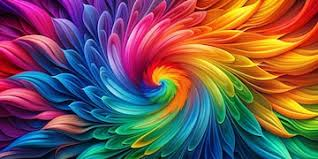
#> input picture images/colourimg.jpg, 318 x 159 px
$ python gridwithimage.py
#> lines starting #> are read from the running program, lines starting #| are printed output that depends on the picture
import cv2
import matplotlib.pyplot as plt

# Load image
img = cv2.imread("images/colourimg.jpg")
#> img is the input picture: shape (159, 318, 3); mean B, G, R 85.4, 86.6, 116.8

if img is None:
    print("Error: Could not load image")
    exit(1)
# Convert BGR to RGB for display
img_rgb = cv2.cvtColor(img, cv2.COLOR_BGR2RGB)

# Split channels (OpenCV uses BGR)
b, g, r = cv2.split(img)
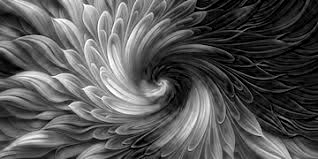
#> b: shape (159, 318); min 0, max 255, mean 85.4
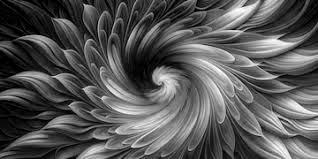
#> g: shape (159, 318); min 0, max 255, mean 86.6
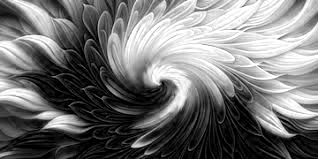
#> r: shape (159, 318); min 0, max 255, mean 116.8

# Create 2x2 grid
fig, axs = plt.subplots(2, 2, figsize=(10, 8))

# Original image
axs[0, 0].imshow(img_rgb)
axs[0, 0].set_title("Original - YOUR NAME")
axs[0, 0].axis("off")

# Red channel
axs[0, 1].imshow(r, cmap="gray")
axs[0, 1].set_title("Red Channel")
axs[0, 1].axis("off")

# Green channel
axs[1, 0].imshow(g, cmap="gray")
axs[1, 0].set_title("Green Channel")
axs[1, 0].axis("off")

# Blue channel
axs[1, 1].imshow(b, cmap="gray")
axs[1, 1].set_title("Blue Channel")
axs[1, 1].axis("off")

plt.tight_layout()
plt.savefig("task-a-result.png")
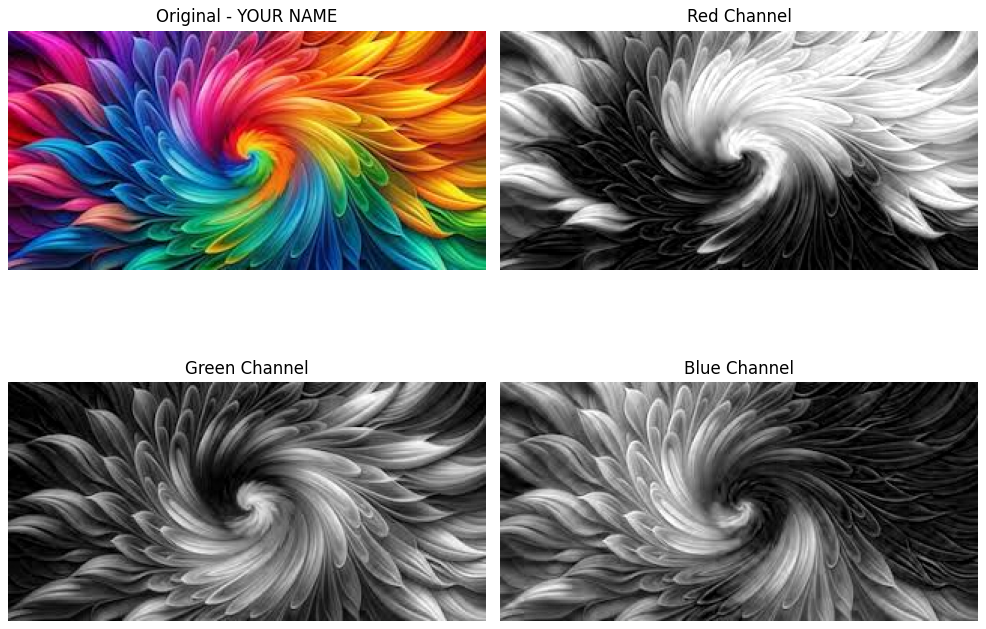
#> figure drawn by matplotlib, 4 panels
plt.show()
